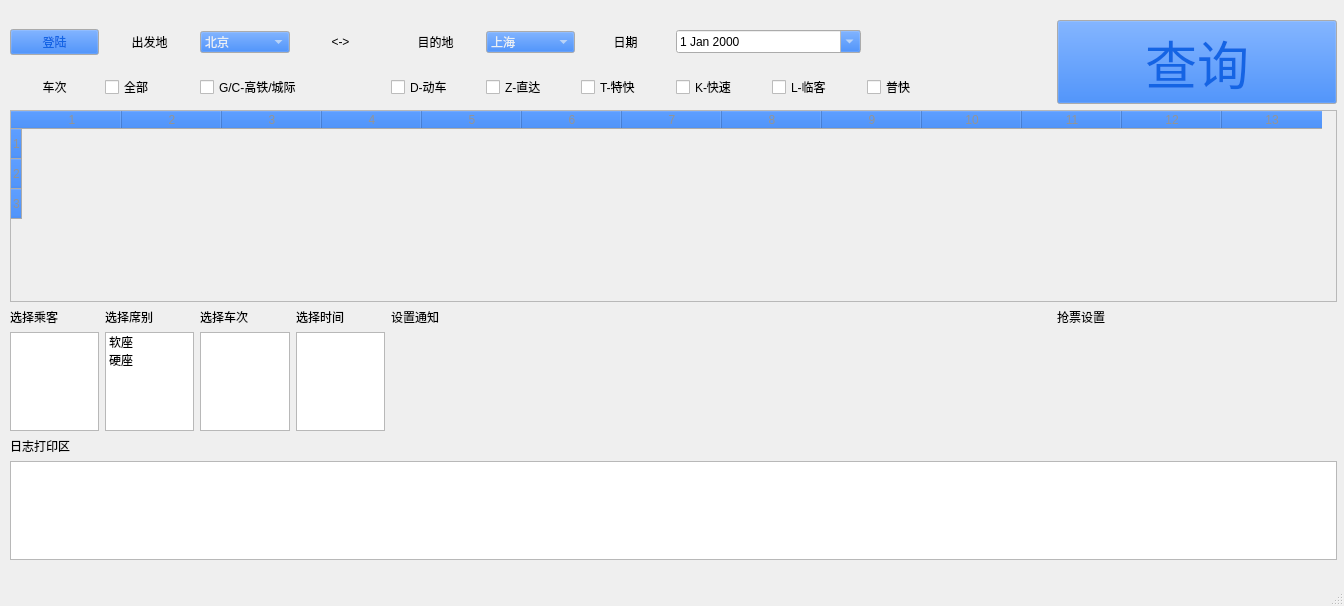
<?xml version="1.0" encoding="UTF-8"?>
<ui version="4.0">
 <class>MainWindow</class>
 <widget class="QMainWindow" name="MainWindow">
  <property name="geometry">
   <rect>
    <x>0</x>
    <y>0</y>
    <width>1344</width>
    <height>606</height>
   </rect>
  </property>
  <property name="palette">
   <palette>
    <active>
     <colorrole role="Button">
      <brush brushstyle="SolidPattern">
       <color alpha="255">
        <red>20</red>
        <green>100</green>
        <blue>228</blue>
       </color>
      </brush>
     </colorrole>
     <colorrole role="ButtonText">
      <brush brushstyle="SolidPattern">
       <color alpha="255">
        <red>233</red>
        <green>239</green>
        <blue>244</blue>
       </color>
      </brush>
     </colorrole>
    </active>
    <inactive>
     <colorrole role="Button">
      <brush brushstyle="SolidPattern">
       <color alpha="255">
        <red>20</red>
        <green>100</green>
        <blue>228</blue>
       </color>
      </brush>
     </colorrole>
     <colorrole role="ButtonText">
      <brush brushstyle="SolidPattern">
       <color alpha="255">
        <red>233</red>
        <green>239</green>
        <blue>244</blue>
       </color>
      </brush>
     </colorrole>
    </inactive>
    <disabled>
     <colorrole role="Button">
      <brush brushstyle="SolidPattern">
       <color alpha="255">
        <red>20</red>
        <green>100</green>
        <blue>228</blue>
       </color>
      </brush>
     </colorrole>
     <colorrole role="ButtonText">
      <brush brushstyle="SolidPattern">
       <color alpha="255">
        <red>148</red>
        <green>148</green>
        <blue>148</blue>
       </color>
      </brush>
     </colorrole>
    </disabled>
   </palette>
  </property>
  <property name="windowTitle">
   <string>瘦瘦抢票</string>
  </property>
  <widget class="QWidget" name="centralwidget">
   <widget class="QWidget" name="layoutWidget">
    <property name="geometry">
     <rect>
      <x>10</x>
      <y>20</y>
      <width>1331</width>
      <height>540</height>
     </rect>
    </property>
    <layout class="QGridLayout" name="gridLayout">
     <property name="sizeConstraint">
      <enum>QLayout::SetDefaultConstraint</enum>
     </property>
     <property name="leftMargin">
      <number>0</number>
     </property>
     <property name="rightMargin">
      <number>4</number>
     </property>
     <item row="0" column="3">
      <widget class="QLabel" name="label_3">
       <property name="layoutDirection">
        <enum>Qt::LeftToRight</enum>
       </property>
       <property name="autoFillBackground">
        <bool>false</bool>
       </property>
       <property name="text">
        <string>&lt;-&gt;</string>
       </property>
       <property name="alignment">
        <set>Qt::AlignCenter</set>
       </property>
      </widget>
     </item>
     <item row="0" column="2">
      <widget class="QComboBox" name="comboBox">
       <item>
        <property name="text">
         <string>北京</string>
        </property>
       </item>
       <item>
        <property name="text">
         <string>吉林</string>
        </property>
       </item>
      </widget>
     </item>
     <item row="4" column="3">
      <widget class="QListWidget" name="listWidget_3"/>
     </item>
     <item row="0" column="0">
      <widget class="QPushButton" name="pushButton">
       <property name="palette">
        <palette>
         <active>
          <colorrole role="ButtonText">
           <brush brushstyle="SolidPattern">
            <color alpha="255">
             <red>20</red>
             <green>100</green>
             <blue>228</blue>
            </color>
           </brush>
          </colorrole>
         </active>
         <inactive>
          <colorrole role="ButtonText">
           <brush brushstyle="SolidPattern">
            <color alpha="255">
             <red>20</red>
             <green>100</green>
             <blue>228</blue>
            </color>
           </brush>
          </colorrole>
         </inactive>
         <disabled>
          <colorrole role="ButtonText">
           <brush brushstyle="SolidPattern">
            <color alpha="255">
             <red>148</red>
             <green>148</green>
             <blue>148</blue>
            </color>
           </brush>
          </colorrole>
         </disabled>
        </palette>
       </property>
       <property name="text">
        <string>登陆</string>
       </property>
      </widget>
     </item>
     <item row="1" column="0">
      <widget class="QLabel" name="label_5">
       <property name="layoutDirection">
        <enum>Qt::LeftToRight</enum>
       </property>
       <property name="text">
        <string>车次</string>
       </property>
       <property name="alignment">
        <set>Qt::AlignCenter</set>
       </property>
      </widget>
     </item>
     <item row="4" column="2">
      <widget class="QListWidget" name="listWidget_2"/>
     </item>
     <item row="0" column="1">
      <widget class="QLabel" name="label">
       <property name="text">
        <string>出发地</string>
       </property>
       <property name="alignment">
        <set>Qt::AlignCenter</set>
       </property>
      </widget>
     </item>
     <item row="1" column="1">
      <widget class="QCheckBox" name="checkBox">
       <property name="layoutDirection">
        <enum>Qt::LeftToRight</enum>
       </property>
       <property name="text">
        <string>全部</string>
       </property>
       <property name="autoRepeatInterval">
        <number>0</number>
       </property>
       <property name="tristate">
        <bool>false</bool>
       </property>
      </widget>
     </item>
     <item row="3" column="0">
      <widget class="QLabel" name="label_6">
       <property name="text">
        <string>选择乘客</string>
       </property>
      </widget>
     </item>
     <item row="3" column="11" colspan="3">
      <widget class="QLabel" name="label_11">
       <property name="text">
        <string>抢票设置</string>
       </property>
      </widget>
     </item>
     <item row="3" column="3">
      <widget class="QLabel" name="label_9">
       <property name="text">
        <string>选择时间</string>
       </property>
      </widget>
     </item>
     <item row="0" column="11" rowspan="2" colspan="3">
      <widget class="QPushButton" name="pushButton_2">
       <property name="palette">
        <palette>
         <active>
          <colorrole role="ButtonText">
           <brush brushstyle="SolidPattern">
            <color alpha="255">
             <red>20</red>
             <green>100</green>
             <blue>228</blue>
            </color>
           </brush>
          </colorrole>
         </active>
         <inactive>
          <colorrole role="ButtonText">
           <brush brushstyle="SolidPattern">
            <color alpha="255">
             <red>20</red>
             <green>100</green>
             <blue>228</blue>
            </color>
           </brush>
          </colorrole>
         </inactive>
         <disabled>
          <colorrole role="ButtonText">
           <brush brushstyle="SolidPattern">
            <color alpha="255">
             <red>148</red>
             <green>148</green>
             <blue>148</blue>
            </color>
           </brush>
          </colorrole>
         </disabled>
        </palette>
       </property>
       <property name="font">
        <font>
         <pointsize>39</pointsize>
         <italic>false</italic>
        </font>
       </property>
       <property name="text">
        <string>查询</string>
       </property>
      </widget>
     </item>
     <item row="5" column="0">
      <widget class="QLabel" name="label_12">
       <property name="text">
        <string>日志打印区</string>
       </property>
      </widget>
     </item>
     <item row="3" column="4" colspan="3">
      <widget class="QLabel" name="label_10">
       <property name="text">
        <string>设置通知</string>
       </property>
      </widget>
     </item>
     <item row="4" column="1">
      <widget class="QListWidget" name="listWidget">
       <item>
        <property name="text">
         <string>软座</string>
        </property>
        <property name="checkState">
         <enum>Unchecked</enum>
        </property>
       </item>
       <item>
        <property name="text">
         <string>硬座</string>
        </property>
        <property name="checkState">
         <enum>Unchecked</enum>
        </property>
       </item>
      </widget>
     </item>
     <item row="3" column="2">
      <widget class="QLabel" name="label_8">
       <property name="text">
        <string>选择车次</string>
       </property>
      </widget>
     </item>
     <item row="4" column="0">
      <widget class="QListWidget" name="listWidget">
       <property name="isWrapping" stdset="0">
        <bool>true</bool>
       </property>
      </widget>
     </item>
     <item row="6" column="0" colspan="14">
      <widget class="QTextEdit" name="textEdit">
       <property name="textInteractionFlags">
        <set>Qt::TextEditable</set>
       </property>
       <property name="placeholderText">
        <string extracomment="11111"/>
       </property>
      </widget>
     </item>
     <item row="3" column="1">
      <widget class="QLabel" name="label_7">
       <property name="text">
        <string>选择席别</string>
       </property>
      </widget>
     </item>
     <item row="2" column="0" colspan="14">
      <widget class="QTableWidget" name="tableWidget">
       <property name="enabled">
        <bool>false</bool>
       </property>
       <property name="sizePolicy">
        <sizepolicy hsizetype="Preferred" vsizetype="Fixed">
         <horstretch>4</horstretch>
         <verstretch>3</verstretch>
        </sizepolicy>
       </property>
       <property name="iconSize">
        <size>
         <width>2</width>
         <height>2</height>
        </size>
       </property>
       <property name="showGrid">
        <bool>false</bool>
       </property>
       <property name="sortingEnabled">
        <bool>true</bool>
       </property>
       <property name="cornerButtonEnabled">
        <bool>false</bool>
       </property>
       <property name="rowCount">
        <number>3</number>
       </property>
       <property name="columnCount">
        <number>13</number>
       </property>
       <row/>
       <row/>
       <row/>
       <column/>
       <column/>
       <column/>
       <column/>
       <column/>
       <column/>
       <column/>
       <column/>
       <column/>
       <column/>
       <column/>
       <column/>
       <column/>
      </widget>
     </item>
     <item row="0" column="5">
      <widget class="QComboBox" name="comboBox_2">
       <item>
        <property name="text">
         <string>上海</string>
        </property>
       </item>
       <item>
        <property name="text">
         <string>湖北</string>
        </property>
       </item>
      </widget>
     </item>
     <item row="0" column="4">
      <widget class="QLabel" name="label_2">
       <property name="text">
        <string>目的地</string>
       </property>
       <property name="alignment">
        <set>Qt::AlignCenter</set>
       </property>
      </widget>
     </item>
     <item row="0" column="6">
      <widget class="QLabel" name="label_4">
       <property name="text">
        <string>日期</string>
       </property>
       <property name="alignment">
        <set>Qt::AlignCenter</set>
       </property>
      </widget>
     </item>
     <item row="0" column="7" colspan="2">
      <widget class="QDateEdit" name="dateEdit">
       <property name="calendarPopup">
        <bool>true</bool>
       </property>
      </widget>
     </item>
     <item row="1" column="9">
      <widget class="QCheckBox" name="checkBox_8">
       <property name="text">
        <string>普快</string>
       </property>
      </widget>
     </item>
     <item row="1" column="8">
      <widget class="QCheckBox" name="checkBox_7">
       <property name="text">
        <string>L-临客</string>
       </property>
      </widget>
     </item>
     <item row="1" column="7">
      <widget class="QCheckBox" name="checkBox_6">
       <property name="text">
        <string>K-快速</string>
       </property>
      </widget>
     </item>
     <item row="1" column="6">
      <widget class="QCheckBox" name="checkBox_5">
       <property name="text">
        <string>T-特快</string>
       </property>
      </widget>
     </item>
     <item row="1" column="5">
      <widget class="QCheckBox" name="checkBox_4">
       <property name="text">
        <string>Z-直达</string>
       </property>
      </widget>
     </item>
     <item row="1" column="4">
      <widget class="QCheckBox" name="checkBox_3">
       <property name="text">
        <string>D-动车</string>
       </property>
      </widget>
     </item>
     <item row="1" column="2" colspan="2">
      <widget class="QCheckBox" name="checkBox_2">
       <property name="text">
        <string>G/C-高铁/城际</string>
       </property>
      </widget>
     </item>
    </layout>
   </widget>
  </widget>
  <widget class="QMenuBar" name="menubar">
   <property name="geometry">
    <rect>
     <x>0</x>
     <y>0</y>
     <width>1344</width>
     <height>22</height>
    </rect>
   </property>
  </widget>
  <widget class="QStatusBar" name="statusbar"/>
 </widget>
 <resources/>
 <connections/>
</ui>
